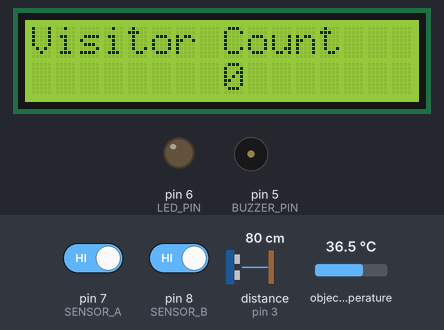
Simulated run of this sketch. Board: Arduino Uno, built with avr-gcc and run on an emulated ATmega328P. Parts: 16×2 character LCD, output pins drawn as LEDs (lit = HIGH), buzzer (waves = sounding). Dashed ring = blinking. Inputs (shaded band) come from the test bench; at power-on: distance to the obstacle (sensor on pin 3) 80 cm, pin 7 (SENSOR_A) HIGH, pin 8 (SENSOR_B) HIGH, object temperature 36.5 °C. What the sketch prints to the serial monitor is not drawn.

Above: at 1.2 s.
1.3 s: distance to the obstacle (sensor on pin 3) set to 11 cm
4.0 s: distance to the obstacle (sensor on pin 3) set to 8 cm
At 5.56 s:
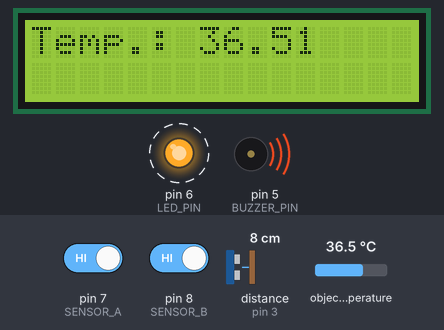
7.0 s: pin 7 (SENSOR_A) driven LOW and pin 8 (SENSOR_B) driven LOW
At 9.9 s:
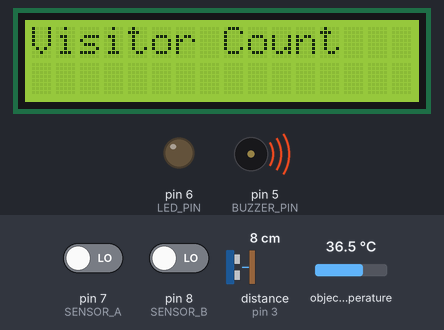
10.0 s: object temperature set to 20 °C
At 10.4 s:
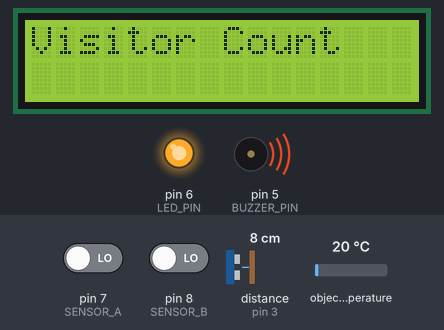
12.0 s: object temperature set to 32.6 °C
At 14.1 s:
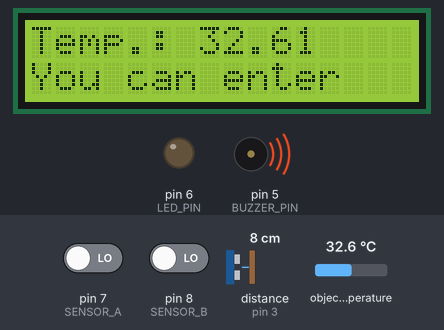
14.6 s: object temperature set to 33.3 °C
Timing chart, 0 to 17.6 s (numbered marks = the images above; inputs shaded):
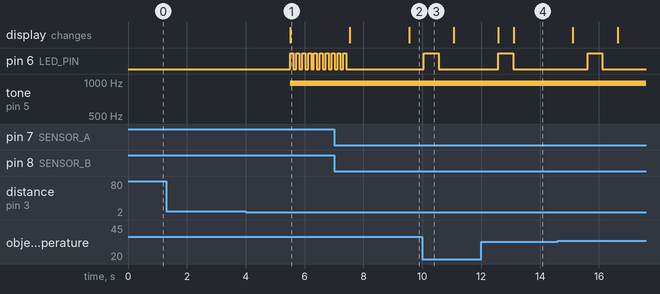

The sketch:

Bi-directional_counter.ino
```cpp
#include <NewPing.h>
#include <Adafruit_MLX90614.h>
#include <LiquidCrystal_I2C.h>

NewPing ultrasonicSensor(2,3,400);
Adafruit_MLX90614 mlx = Adafruit_MLX90614();
LiquidCrystal_I2C lcd(0x27, 2, 1, 0, 4, 5, 6, 7, 3, POSITIVE);

#define SENSOR_A 7
#define SENSOR_B 8
#define LED_PIN 6
#define BUZZER_PIN 5
#define CUT_OFF_TEMPERATURE 33  //This is temperature in degree celsius
#define DISTANCE_TO_CHECK 10    //This is in cm
int overcrowded = 10;

int count = 0;

// Sensor A states
boolean sensorATriggered = false;
unsigned long sensorATime;
byte currStateA;
byte prevStateA = HIGH;

// Sensor B states
boolean sensorBTriggered  = false;
unsigned long sensorBTime;
byte currStateB ;
byte prevStateB = HIGH;


void setup ()
{
  mlx.begin();
  lcd.begin(16,2);
  Serial.begin (9600);

  lcd.backlight();
  lcd.setCursor(0,0);
  //lcd.print("Temp.: ");
  //lcd.setCursor(0,1);
  lcd.print("Visitor Count");

  pinMode (SENSOR_A, INPUT);
  pinMode (SENSOR_B, INPUT);
  pinMode (LED_PIN, OUTPUT);
  analogWrite(BUZZER_PIN, 0);

}

void tempHighTone()
{
  for (int i = 0; i < 10; i++)
  {
    analogWrite(BUZZER_PIN,100);
    digitalWrite(LED_PIN, HIGH);
    delay(100);
    analogWrite(BUZZER_PIN,0);
    digitalWrite(LED_PIN, LOW);
    delay(100);
  }
}

void tempOkTone()
{
  analogWrite(BUZZER_PIN, 100);
  digitalWrite(LED_PIN, HIGH);
  delay(500);
  digitalWrite(LED_PIN, LOW);
  analogWrite(BUZZER_PIN, 0);
}

void loop ()
{
  // Temperature detection with Ultrasonic sensor
  int distance = ultrasonicSensor.ping_cm();
  if (distance > 0 && distance < DISTANCE_TO_CHECK)
  {
    delay(1000);
    float temperature = mlx.readObjectTempC();
    int distance = ultrasonicSensor.ping_cm();
    Serial.println(temperature);
    delay(500);
    if (distance > 0 && distance < DISTANCE_TO_CHECK && temperature <= CUT_OFF_TEMPERATURE) // low temp, can enter
    {
      lcd.clear();
      lcd.setCursor(0, 0);
      lcd.print("Temp.: ");
      lcd.print(float(temperature));
      tempOkTone();
      lcd.setCursor(0,1);
      lcd.print("You can enter");
      delay(2000);
      lcd.clear();
    }
    else if (distance > 0 && distance < DISTANCE_TO_CHECK && temperature > CUT_OFF_TEMPERATURE) // high temp, cannot enter
    {
      lcd.clear();
      lcd.setCursor(0, 0);
      lcd.print("Temp.: ");
      lcd.print(float(temperature));
      tempHighTone();
      lcd.setCursor(0,1);
      lcd.print("You cannot enter");
      delay(2000);
      lcd.clear();
    }
    else
    {
      //tempHighTone();
      //delay(2000);
    }

    // re-display bottom line after temp detection
    lcd.setCursor(0,0);
    lcd.print("Visitor Count");
    lcd.setCursor(8,1);
    Serial.println(count);
    delay(500);
  }

  // IR sensor detection logic
  currStateA = digitalRead(SENSOR_A);
  if (currStateA != prevStateA) // execute code if there is reading in sensorA
  {
       if (currStateA == LOW)
       {
          sensorATriggered = true;
          sensorATime = millis ();
       }
  }

// prevStateA = currStateA;

  lcd.setCursor(8,1);
 currStateB = digitalRead(SENSOR_B);
 if (currStateB != prevStateB)// execute code if there is reading in sensorB
 {
   if (currStateB == LOW)
   {
      sensorBTriggered = true;
      sensorBTime = millis ();
   }
 }

// prevStateB = currStateB;

 if (sensorBTriggered && sensorATriggered)
  {
    if (sensorATime > sensorBTime) // sensor A is first to trigger -- enter mode -- add count
    {
      count ++;
      for (int i = 0; i < 3; i++)
      {
        digitalWrite(LED_PIN, HIGH);
        analogWrite(BUZZER_PIN,100);
        delay(50);
        analogWrite(BUZZER_PIN,0);
        delay(50);
        digitalWrite(LED_PIN, LOW);
      }
      Serial.println(count);
      delay(500);
    }
    if (sensorBTime > sensorATime) // sensor B is first to trigger -- exit mode -- minus count
    {
      count--;
      for (int i = 0; i < 1; i++)
      {
        digitalWrite(LED_PIN, HIGH);
        analogWrite(BUZZER_PIN,100);
        delay(500);
        analogWrite(BUZZER_PIN,0);
        digitalWrite(LED_PIN, LOW);
      };
      Serial.println(count);
      delay(500);
    }
    sensorATriggered = false;
    sensorBTriggered  = false;
  }

  if (count <= overcrowded)
  {
    lcd.setCursor(0,0);
    lcd.print("Visitor Count");
    lcd.setCursor(8,1);
    lcd.print(count);
    lcd.print(" ");
  }
  else if( count > overcrowded)
  {
    lcd.clear();
    lcd.setCursor(0,0);
    lcd.print("WARNING");
    lcd.setCursor(0,1);
    lcd.print("OVERCOWDED!");
    for (int i = 0; i < 3; i++)
      {
        digitalWrite(LED_PIN, HIGH);
        analogWrite(BUZZER_PIN,100);
        delay(50);
        analogWrite(BUZZER_PIN,0);
        digitalWrite(LED_PIN, LOW);
        delay(50);
      }
     lcd.clear();
  }
  else
  {}
}
```

Measured:
- the behaviour switches between 10 and 9 cm on distance to the obstacle (sensor on pin 3) (found by bisection; images 0 and 1)
- after the input at 1.3 s, every drawn part: stays the same
- after the input at 4.0 s, pin 6 (LED_PIN): alternates HIGH for 0.10 s and LOW for 0.10 s, starting after 1.5 s; tone on pin 5 (BUZZER_PIN): silent → 977 Hz after 1.5 s; the display: changes after 1.5 s (image 1)
